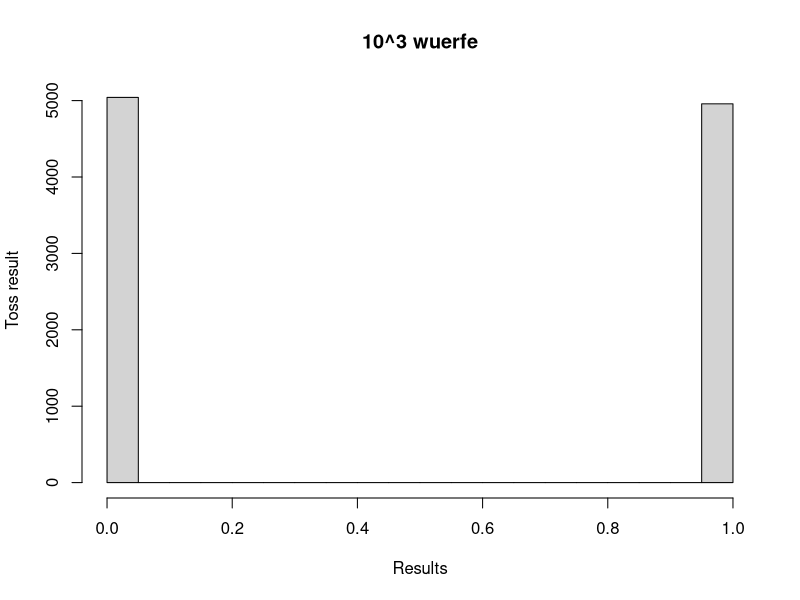
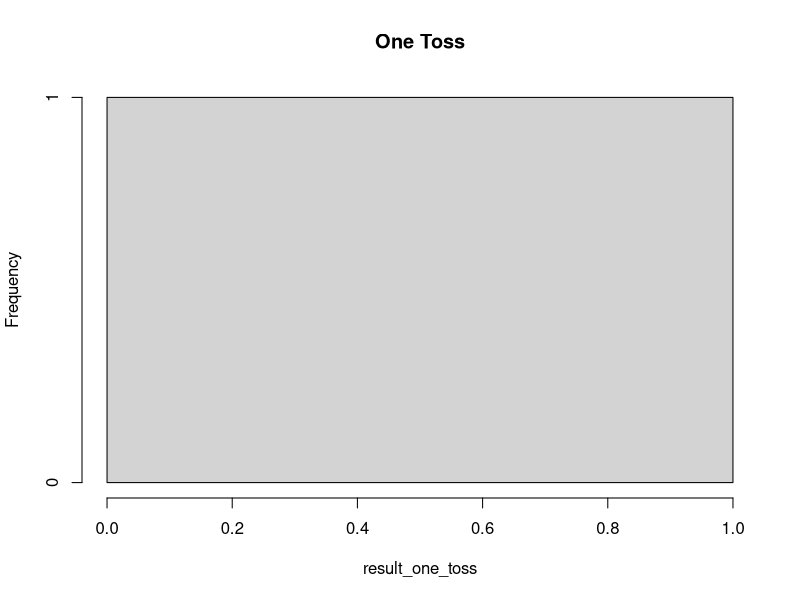
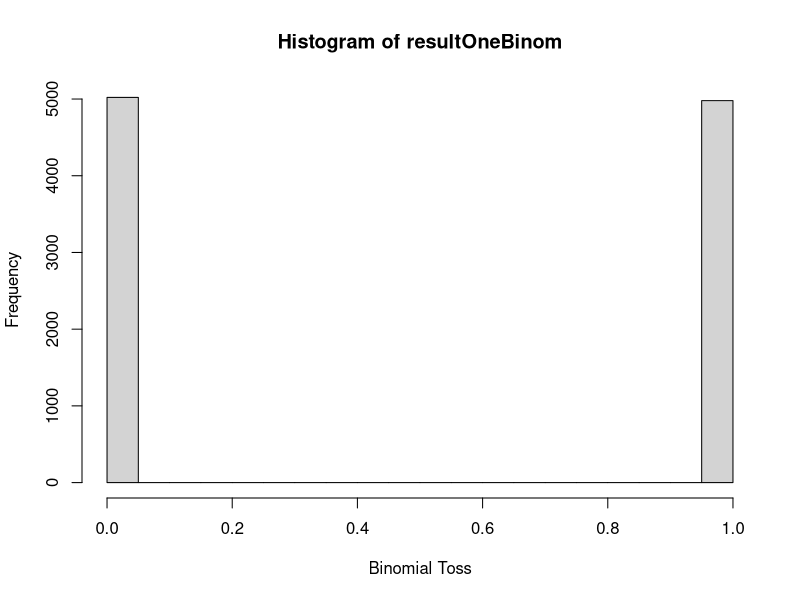
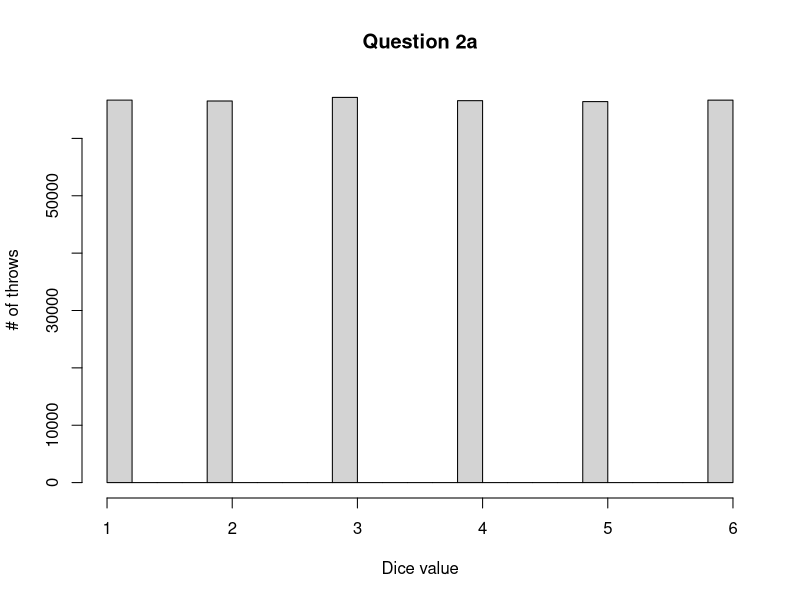
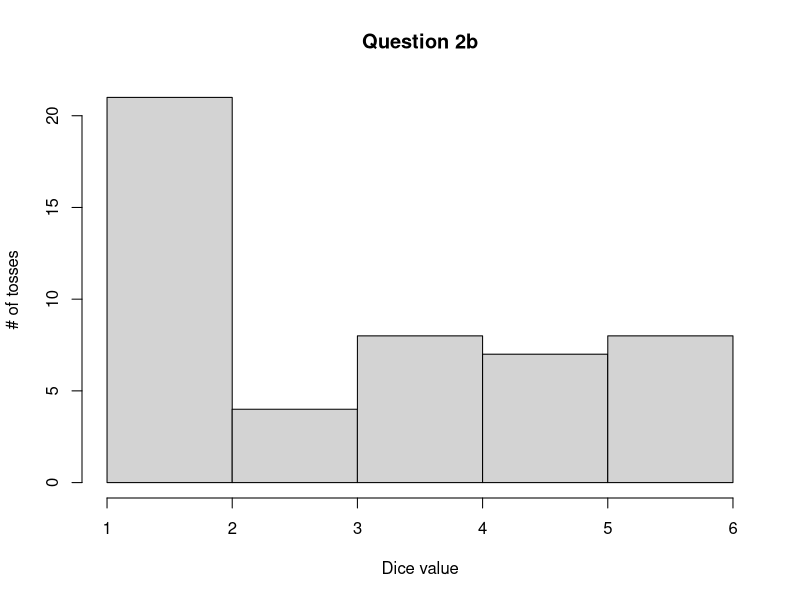

These charts were generated, in order, by the following R code:
# Project 1

################################## Question 1
# 0 = tails, 1 = heads
firstUrn <- c(0,1)
n <- 1
nsamples <- 10^4

# Ein wenig bearbeitet an dieser Stelle, 
# war fuer mich logischer explicit nur einen coin toss zu
# simulieren

# sample OMEGA={0:1}=0,1 und wird einmal wdh, braucht man also nicht replicate 
result_one_toss <- sample(0:1,1)

# Hier brauchen wir ein replace im sample ansonsten funktioniert es nicht
result_n_tosses <- sample(0:1,nsamples,replace=TRUE)

resultOneBinom = rbinom(nsamples,1,0.5) 


# xlab fuer die x achse, ylab fuer die y achse, main fuer den Titel der Tabelle
hist(result_n_tosses, xlab="Results", ylab="Toss result", main="10^3 wuerfe")
hist(result_one_toss, main="One Toss")
hist(resultOneBinom, xlab="Binomial Toss")


################################## Question 2 a.)

# OMEGA=1:6, druckt eine Liste 1,2,3,4,5,6 ist ganz praktisch
OMEGA_2a <- 1:6
num_of_dice_2a <- 4
N_2a <- 10^5

# simuliere hier lediglich die 4 simultanen Wuerfe
# Wenn ihr den Befehl ohne hist ausfuehrt seht ihr die Tabelle, passt genau auf die Anfrage
toss_dice_2a <- replicate(num_of_dice_2a,sample(OMEGA_2a,N_2a,replace=TRUE))

# Nur plotting
hist(toss_dice_2a, main="Question 2a", xlab="Dice value", ylab="# of throws")


################################### Question 2 b.)
OMEGA_2b <- 1:6
num_of_dice_2b <- 2
num_of_events_2b <- 24

# Wenn ihr den Befehl ohne hist ausfuehrt seht ihr die Tabelle, passt genau auf die Anfrage
toss_dice_2b <- replicate(num_of_dice_2b,sample(OMEGA_2b,num_of_events_2b, replace=TRUE))

hist(toss_dice_2b, main="Question 2b", xlab="Dice value", ylab="# of tosses")
